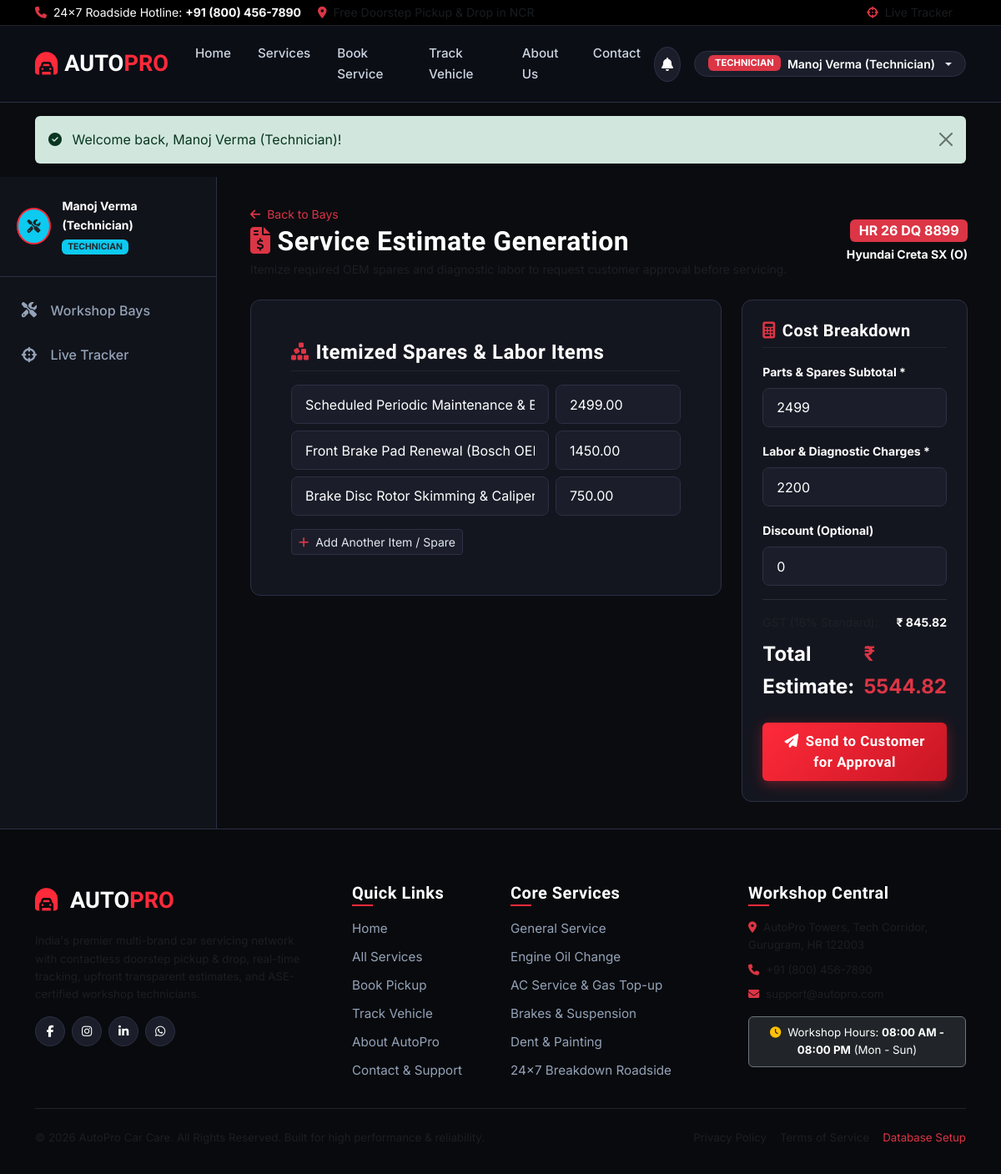
Screenshot of /technician/estimate.php?booking_id=4 (signed in) with the database file from the repository.
### tables this page shows
CREATE TABLE `bookings` (
  `id` INT AUTO_INCREMENT PRIMARY KEY,
  `booking_number` VARCHAR(30) NOT NULL UNIQUE,
  `customer_id` INT NOT NULL,
  `vehicle_id` INT NOT NULL,
  `booking_date` DATE NOT NULL,
  `preferred_pickup_date` DATE NOT NULL,
  `preferred_pickup_time` VARCHAR(20) NOT NULL,
  `pickup_address` TEXT NOT NULL,
  `pickup_city` VARCHAR(80) NOT NULL,
  `pickup_pincode` VARCHAR(12) NOT NULL,
  `pickup_latitude` DECIMAL(10, 8) DEFAULT NULL,
  `pickup_longitude` DECIMAL(11, 8) DEFAULT NULL,
  `current_status` ENUM(
    'Booking Pending',
    'Booking Confirmed',
    'Pickup Assigned',
    'Vehicle Picked Up',
    'Vehicle Received at Workshop',
    'Inspection in Progress',
    'Waiting for Customer Approval',
    'Service in Progress',
    'Service Completed',
    'Ready for Delivery',
    'Out for Delivery',
    'Delivered'
  ) NOT NULL DEFAULT 'Booking Pending',
  `assigned_pickup_id` INT DEFAULT NULL,
  `assigned_technician_id` INT DEFAULT NULL,
  `customer_notes` TEXT DEFAULT NULL,
  `technician_notes` TEXT DEFAULT NULL,
  `total_amount` DECIMAL(10,2) NOT NULL DEFAULT 0.00,
  `payment_status` ENUM('Unpaid', 'Pending', 'Partially Paid', 'Paid') NOT NULL DEFAULT 'Unpaid',
  `created_at` TIMESTAMP DEFAULT CURRENT_TIMESTAMP,
  `updated_at` TIMESTAMP DEFAULT CURRENT_TIMESTAMP ON UPDATE CURRENT_TIMESTAMP,
  FOREIGN KEY (`customer_id`) REFERENCES `customers`(`id`) ON DELETE RESTRICT,
  FOREIGN KEY (`vehicle_id`) REFERENCES `vehicles`(`id`) ON DELETE RESTRICT,
  FOREIGN KEY (`assigned_pickup_id`) REFERENCES `employees`(`id`) ON DELETE SET NULL,
  FOREIGN KEY (`assigned_technician_id`) REFERENCES `employees`(`id`) ON DELETE SET NULL,
  INDEX `idx_bookings_status` (`current_status`),
  INDEX `idx_bookings_number` (`booking_number`)
);

CREATE TABLE `vehicles` (
  `id` INT AUTO_INCREMENT PRIMARY KEY,
  `customer_id` INT NOT NULL,
  `make` VARCHAR(60) NOT NULL,
  `model` VARCHAR(60) NOT NULL,
  `year` INT NOT NULL,
  `reg_number` VARCHAR(30) NOT NULL UNIQUE,
  `fuel_type` ENUM('Petrol', 'Diesel', 'Electric', 'Hybrid', 'CNG') NOT NULL DEFAULT 'Petrol',
  `transmission` ENUM('Manual', 'Automatic', 'CVT', 'DCT') NOT NULL DEFAULT 'Manual',
  `color` VARCHAR(40) DEFAULT NULL,
  `mileage` INT DEFAULT 0,
  `rc_number` VARCHAR(50) DEFAULT NULL,
  `created_at` TIMESTAMP DEFAULT CURRENT_TIMESTAMP,
  FOREIGN KEY (`customer_id`) REFERENCES `customers`(`id`) ON DELETE CASCADE,
  INDEX `idx_vehicles_reg` (`reg_number`)
);

### includes/helpers.php (called while the page is built, shortened)
<?php
require_once __DIR__ . '/../config/database.php';
function is_logged_in(): bool {
    return !empty($_SESSION['user_id']);
}
function current_user(): ?array {
    return [
        'id' => $_SESSION['user_id'],
        'name' => $_SESSION['user_name'] ?? 'User',
        'email' => $_SESSION['user_email'] ?? '',
        'role' => $_SESSION['user_role'] ?? 'customer',
        'avatar' => $_SESSION['user_avatar'] ?? 'assets/img/default-avatar.png'
    ];
}

### config/database.php (called while the page is built, shortened)
<?php
class Database {
    private static ?PDO $instance = null;
    public static function getConnection(): PDO {
        if (self::$instance === null) {
            try {
                $dsn = "mysql:host=" . DB_HOST . ";port=" . DB_PORT . ";dbname=" . DB_NAME . ";charset=" . DB_CHARSET;
                $options = [
                    PDO::ATTR_ERRMODE            => PDO::ERRMODE_EXCEPTION,
                    PDO::ATTR_DEFAULT_FETCH_MODE => PDO::FETCH_ASSOC,
                    PDO::ATTR_EMULATE_PREPARES   => false,
                    PDO::ATTR_TIMEOUT            => 2,
                ];
                self::$instance = new PDO($dsn, DB_USER, DB_PASS, $options);
            } catch (PDOException $e) {
                $sqlitePath = __DIR__ . '/../database/carservice.sqlite';
                try {
                    $dsn = "sqlite:" . $sqlitePath;
                    self::$instance = new PDO($dsn, null, null, [
                        PDO::ATTR_ERRMODE => PDO::ERRMODE_EXCEPTION,
                        PDO::ATTR_DEFAULT_FETCH_MODE => PDO::FETCH_ASSOC
                    ]);
                    self::$driver = 'sqlite';
                    self::$instance->exec('PRAGMA foreign_keys = ON;');
                } catch (Exception $sqle) {
                    die("Database Connection Error: Could not connect to MySQL (" . $e->getMessage() . ") or SQLite (" . $sqle->getMessage() . "). Please ensure MySQL service is running or check config/database.php");
                }
            }
        }
        return self::$instance;
    }
    public static function fetchOne(string $sql, array $params = []): ?array {
        $stmt = self::getConnection()->prepare($sql);
        $stmt->execute($params);
        $result = $stmt->fetch();
        return $result ?: null;
    }
}

### technician/estimate.php (the view, shortened to what this page needs)
<?php
require_once __DIR__ . '/../includes/helpers.php';
$bookingId = (int)($_GET['booking_id'] ?? 0);
$booking = Database::fetchOne("
    SELECT b.*, v.make, v.model, v.reg_number, u.id as customer_user_id, u.name as customer_name
    FROM bookings b
    JOIN vehicles v ON b.vehicle_id = v.id
    JOIN customers c ON b.customer_id = c.id
    JOIN users u ON c.user_id = u.id
    WHERE b.id = ? LIMIT 1
", [$bookingId]);
$existingEstimate = Database::fetchOne("SELECT * FROM service_estimates WHERE booking_id = ? LIMIT 1", [$bookingId]);
require_once __DIR__ . '/../includes/header.php';
?>
<div class="dashboard-wrapper">
    <aside class="dashboard-sidebar">
        <div class="sidebar-user">
            <div class="rounded-circle bg-info text-dark d-flex align-items-center justify-content-center fw-bold sidebar-avatar">
                <i class="fa-solid fa-screwdriver-wrench"></i>
            </div>
            <div class="user-info">
                <div class="fw-bold text-white small"><?= htmlspecialchars($currentUser['name']) ?></div>
                <span class="badge bg-info text-dark text-uppercase" style="font-size:0.65rem;">Technician</span>
            </div>
        </div>
        <ul class="sidebar-menu">
            <li><a href="index.php" class="sidebar-link"><i class="fa-solid fa-screwdriver-wrench"></i><span class="nav-text">Workshop Bays</span></a></li>
            <li><a href="../track-service.php" class="sidebar-link"><i class="fa-solid fa-crosshairs"></i><span class="nav-text">Live Tracker</span></a></li>
        </ul>
    </aside>
    <main class="dashboard-content">
        <div class="d-flex justify-content-between align-items-center mb-4">
            <div>
                <a href="index.php" class="small text-danger"><i class="fa-solid fa-arrow-left me-1"></i> Back to Bays</a>
                <h2 class="fw-bold text-white mb-1"><i class="fa-solid fa-file-invoice-dollar text-danger me-2"></i>Service Estimate Generation</h2>
                <p class="text-muted small mb-0">Itemize required OEM spares and diagnostic labor to request customer approval before servicing.</p>
            </div>
            <div class="text-end">
                <span class="badge bg-danger fs-6"><?= htmlspecialchars($booking['reg_number']) ?></span>
                <div class="text-white small fw-bold mt-1"><?= htmlspecialchars($booking['make'] . ' ' . $booking['model']) ?></div>
            </div>
        </div>
        <form method="POST" action="estimate.php?booking_id=<?= $bookingId ?>">
            <div class="row g-4">
                <div class="col-lg-8">
                    <div class="card-dark p-4 p-md-5 mb-4">
                        <h4 class="fw-bold text-white mb-3 border-bottom border-dark pb-2">
                            <i class="fa-solid fa-cubes-stacked text-danger me-2"></i>Itemized Spares & Labor Items
                        </h4>
                        <div id="items-container">
                            <div class="row g-2 mb-2 item-row">
                                <div class="col-8">
                                    <input type="text" name="item_name[]" class="form-control form-control-dark" placeholder="Item Name (e.g. Synthetic Engine Oil 5W30 4L)" value="Scheduled Periodic Maintenance & Engine Oil">
                                </div>
                                <div class="col-4">
                                    <input type="number" step="0.01" name="item_cost[]" class="form-control form-control-dark item-cost-input" placeholder="Cost (INR)" value="2499.00">
                                </div>
                            </div>
                            <div class="row g-2 mb-2 item-row">
                                <div class="col-8">
                                    <input type="text" name="item_name[]" class="form-control form-control-dark" placeholder="Item Name (e.g. Front Brake Pad Set)" value="Front Brake Pad Renewal (Bosch OEM)">
                                </div>
                                <div class="col-4">
                                    <input type="number" step="0.01" name="item_cost[]" class="form-control form-control-dark item-cost-input" placeholder="Cost (INR)" value="1450.00">
                                </div>
                            </div>
                            <div class="row g-2 mb-2 item-row">
                                <div class="col-8">
                                    <input type="text" name="item_name[]" class="form-control form-control-dark" placeholder="Item Name" value="Brake Disc Rotor Skimming & Caliper Grease">
                                </div>
                                <div class="col-4">
                                    <input type="number" step="0.01" name="item_cost[]" class="form-control form-control-dark item-cost-input" placeholder="Cost (INR)" value="750.00">
                                </div>
                            </div>
                        </div>
                        <div class="mt-3">
                            <button type="button" class="btn btn-dark-surface btn-sm" onclick="addItemRow()">
                                <i class="fa-solid fa-plus me-1 text-danger"></i> Add Another Item / Spare
                            </button>
                        </div>
                    </div>
                </div>
                <div class="col-lg-4">
                    <div class="card-dark p-4 sticky-top" style="top: 100px;">
                        <h5 class="fw-bold text-white mb-3 border-bottom border-dark pb-2">
                            <i class="fa-solid fa-calculator text-danger me-2"></i>Cost Breakdown
                        </h5>
                        <div class="mb-3">
                            <label class="form-label small fw-bold">Parts & Spares Subtotal *</label>
                            <input type="number" step="0.01" id="parts_total" name="parts_total" class="form-control form-control-dark" value="<?= $existingEstimate['parts_total'] ?? 2499.00 ?>" required oninput="calcTotals()">
                        </div>
                        <div class="mb-3">
                            <label class="form-label small fw-bold">Labor & Diagnostic Charges *</label>
                            <input type="number" step="0.01" id="labor_total" name="labor_total" class="form-control form-control-dark" value="<?= $existingEstimate['labor_total'] ?? 2200.00 ?>" required oninput="calcTotals()">
                        </div>
                        <div class="mb-3">
                            <label class="form-label small fw-bold">Discount (Optional)</label>
                            <input type="number" step="0.01" id="discount_amount" name="discount_amount" class="form-control form-control-dark" value="<?= $existingEstimate['discount_amount'] ?? 0.00 ?>" oninput="calcTotals()">
                        </div>
                        <hr class="border-secondary">
                        <div class="d-flex justify-content-between small text-muted mb-2">
                            <span>GST (18% Standard):</span>
                            <strong class="text-white" id="disp_tax">₹ 845.82</strong>
                        </div>
                        <div class="d-flex justify-content-between fs-4 fw-bold text-white mb-4">
                            <span>Total Estimate:</span>
                            <span class="text-danger" id="disp_grand">₹ 5,544.82</span>
                        </div>
                        <button type="submit" class="btn btn-red btn-lg w-100">
                            <i class="fa-solid fa-paper-plane me-2"></i>Send to Customer for Approval
                        </button>
                    </div>
                </div>
            </div>
        </form>
    </main>
</div>
<?php require_once __DIR__ . '/../includes/footer.php'; ?>

### assets/css/style.css (style rules this page uses)
:root { --bg-main: #0b0c10; --bg-card: #14161f; --bg-surface: #1b1e2a; --bg-surface-elevated: #242838; --border-color: #2b3044; --border-light: rgba(255, 255, 255, 0.08); --primary-red: #ff2a3a; --primary-red-hover: #e01d2d; --primary-red-glow: rgba(255, 42, 58, 0.35); --text-main: #ffffff; --text-muted: #94a3b8; --text-dark: #64748b; --success: #10b981; --warning: #f59e0b; --info: #06b6d4; --danger: #ef4444; --font-heading: 'Rajdhani', sans-serif; --font-body: 'Inter', sans-serif; --transition: all 0.25s cubic-bezier(0.4, 0, 0.2, 1); }
body { background-color: var(--bg-main); color: var(--text-main); font-family: var(--font-body); line-height: 1.6; min-height: 100vh; display: flex; flex-direction: column; overflow-x: hidden; }
h1, h2, h3, h4, h5, h6, .brand-font { font-family: var(--font-heading); letter-spacing: 0.5px; font-weight: 700; color: #fff; }
a { color: var(--primary-red); text-decoration: none; transition: var(--transition); }
.btn-red { background: linear-gradient(135deg, #ff2a3a 0%, #c81624 100%); color: #fff !important; border: none; font-family: var(--font-heading); font-weight: 600; font-size: 1.05rem; letter-spacing: 0.5px; padding: 0.6rem 1.4rem; border-radius: 6px; box-shadow: 0 4px 15px var(--primary-red-glow); transition: var(--transition); }
.btn-dark-surface { background: var(--bg-surface); border: 1px solid var(--border-color); color: #e2e8f0; }
.card-dark { background: var(--bg-card); border: 1px solid var(--border-color); border-radius: 12px; transition: var(--transition); }
.form-control-dark, .form-select-dark { background-color: var(--bg-surface); border: 1px solid var(--border-color); color: #fff; padding: 0.65rem 1rem; border-radius: 8px; transition: var(--transition); }
.form-control-dark::placeholder { color: #64748b; }

### assets/css/dashboard.css (style rules this page uses)
.dashboard-wrapper { display: flex; min-height: calc(100vh - 70px); }
.dashboard-sidebar { width: 260px; background: #11131a; border-right: 1px solid var(--border-color); display: flex; flex-direction: column; flex-shrink: 0; transition: var(--transition); }
.sidebar-user { padding: 1.5rem 1.25rem; border-bottom: 1px solid var(--border-color); display: flex; align-items: center; gap: 0.85rem; }
.sidebar-avatar { width: 44px; height: 44px; border-radius: 50%; border: 2px solid var(--primary-red); object-fit: cover; background: var(--bg-surface); }
.sidebar-menu { list-style: none; padding: 1rem 0; margin: 0; flex-grow: 1; }
.sidebar-menu li { margin-bottom: 0.25rem; }
.sidebar-link { display: flex; align-items: center; gap: 0.85rem; padding: 0.75rem 1.25rem; color: #94a3b8; font-weight: 500; border-left: 3px solid transparent; transition: var(--transition); }
.sidebar-link i { font-size: 1.15rem; width: 24px; text-align: center; }
.dashboard-content { flex-grow: 1; background: #0b0c10; padding: 2rem 2.5rem; overflow-y: auto; }

### rows the page displays
bookings: vehicle.reg_number "HR 26 DQ 8899", vehicle.model "Hyundai Creta SX (O)"

### other values shown
APP_PHONE "+91 (800) 456-7890"
$currentUser['role'] "TECHNICIAN"
$currentUser['name'] "Manoj Verma (Technician)"
$flash['message'] "Welcome back, Manoj Verma (Technician)!"
APP_ADDRESS "AutoPro Towers, Tech Corridor, Gurugram, HR 122003"
APP_EMAIL "support@autopro.com"
APP_NAME "AutoPro Car Care"
